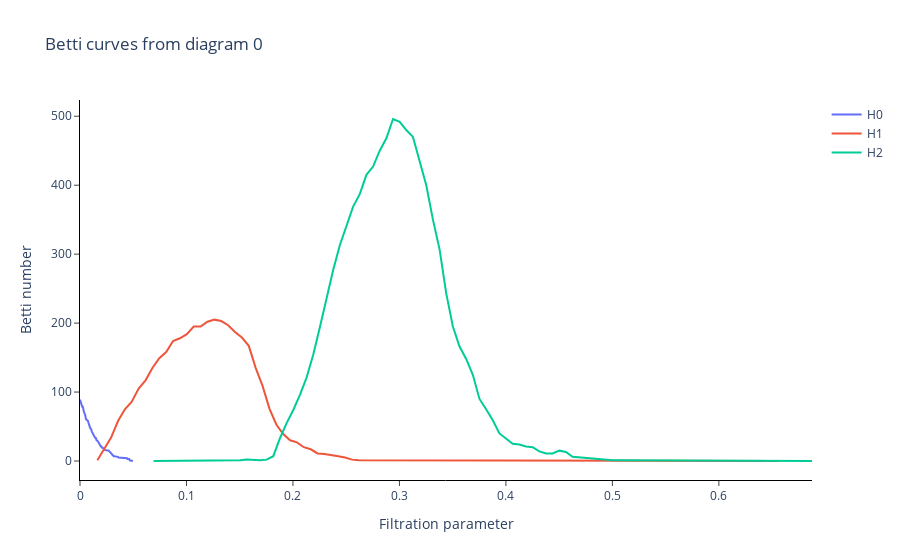

The cell this chart's notebook holds for it:
### Markdown cell above
### Betti Curves
We want now to plot some betti curves of the previous persistence diagrams

### Code cell
from gtda.diagrams import BettiCurve

BC=BettiCurve(n_bins=100)

BC.fit_transform_plot(diagrams,sample=0)
#BC.samplings_
#print(diagrams[diagrams[:,3]==1])
#d=diagrams[4]
#max(d[:,1])
